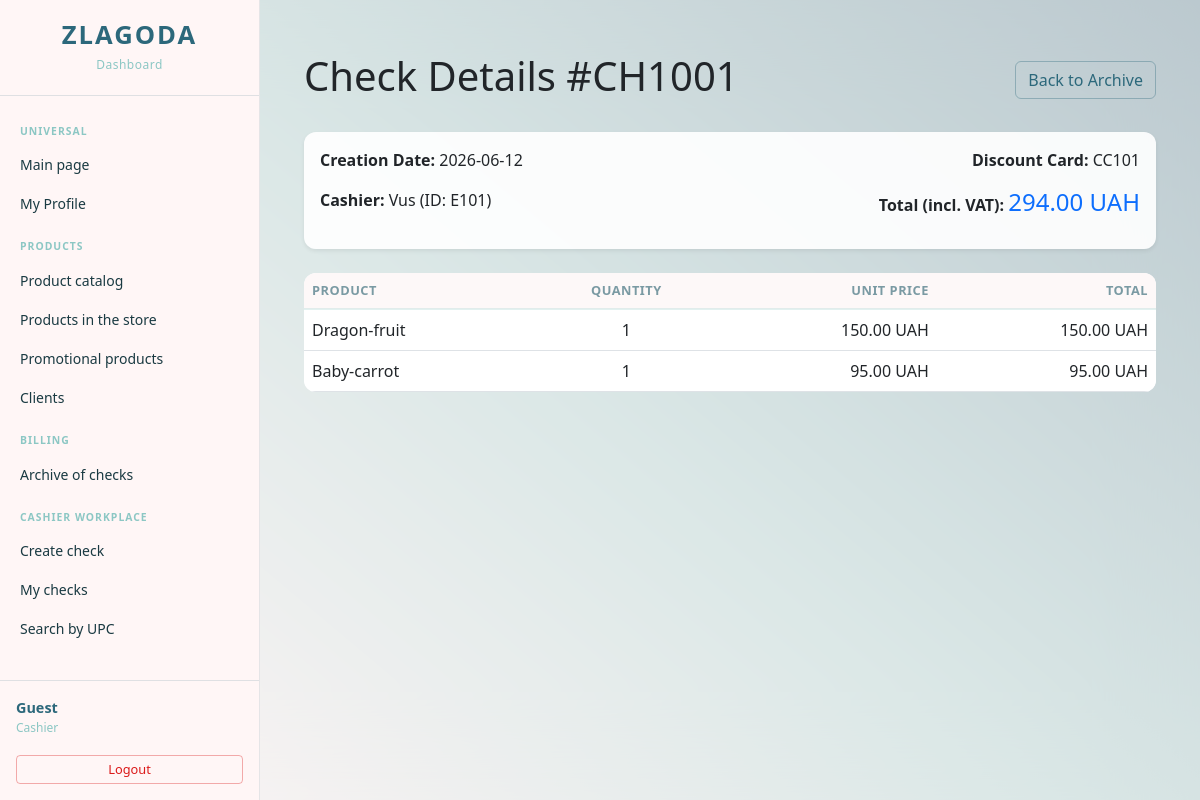
The page /check/CH1001 (signed in) on the database its author committed.
### tables this page shows
CREATE TABLE Check_bill(
        check_number TEXT PRIMARY KEY,
        id_employee TEXT NOT NULL,
        card_number TEXT, 
        print_date TEXT NOT NULL,
        sum_total REAL NOT NULL CHECK(sum_total >= 0),
        vat REAL NOT NULL CHECK(vat >= 0),
        FOREIGN KEY (id_employee) REFERENCES Employee(id_employee)
            ON UPDATE CASCADE ON DELETE NO ACTION,
        FOREIGN KEY (card_number) REFERENCES Customer_Card(card_number)
            ON UPDATE CASCADE ON DELETE NO ACTION
    );

CREATE TABLE Employee(
        id_employee TEXT PRIMARY KEY,
        empl_surname TEXT NOT NULL,
        empl_name TEXT NOT NULL,
        empl_patronymic TEXT,
        empl_role TEXT NOT NULL, 
        salary REAL NOT NULL CHECK(salary >= 0),
        date_of_birth TEXT NOT NULL,
        date_of_start TEXT NOT NULL,
        phone_number TEXT NOT NULL CHECK(length(phone_number) <= 13),
        city TEXT NOT NULL,
        street TEXT NOT NULL,
        zip_code TEXT NOT NULL,
        password_hash TEXT NOT NULL
    );

CREATE TABLE Sale(
        UPC TEXT NOT NULL,
        check_number TEXT NOT NULL,
        product_number INTEGER NOT NULL CHECK(product_number > 0),
        selling_price REAL NOT NULL CHECK(selling_price >= 0),
        PRIMARY KEY (UPC, check_number), 
        FOREIGN KEY (UPC) REFERENCES Store_Product(UPC)
            ON UPDATE CASCADE ON DELETE NO ACTION,
        FOREIGN KEY (check_number) REFERENCES Check_bill(check_number)
            ON UPDATE CASCADE ON DELETE CASCADE
    );

CREATE TABLE Product(
        id_product INTEGER PRIMARY KEY,
        category_number INTEGER NOT NULL,
        product_name TEXT NOT NULL, 
        characteristics TEXT,
        FOREIGN KEY (category_number) REFERENCES Category(category_number)
            ON UPDATE CASCADE ON DELETE NO ACTION
    );

### backend/check.py (the view)
@check_bp.route('/<check_number>')
@login_required
def view_check(check_number):
    conn = get_db_connection()
    check = conn.execute('''
        SELECT cb.*, e.empl_surname
        FROM Check_bill cb
        JOIN Employee e ON cb.id_employee = e.id_employee
        WHERE cb.check_number = ?
    ''', (check_number,)).fetchone()
    items = conn.execute('''
        SELECT s.*, p.product_name, sp.selling_price
        FROM Sale s
        JOIN Store_Product sp ON s.UPC = sp.UPC
        JOIN Product p ON sp.id_product = p.id_product
        WHERE s.check_number = ?
    ''', (check_number,)).fetchall()
    conn.close()
    if not check:
        flash("Чек не знайдено!", "danger")
        return redirect(url_for('check.list_checks'))
    if session.get('role') == 'Cashier' and check['id_employee'] != session['user_id']:
        flash("You don't have access to this check!", "danger")
        return redirect(url_for('check.list_checks'))
    return render_template('check/view_check.html', check=check, items=items)

### app.py (called while the page is built)
@app.context_processor
def inject_today():
    return {'today': date.today().strftime('%Y-%m-%d')}

### backend/initdb.py (called while the page is built)
def get_db_connection():
    conn = sqlite3.connect(DB_PATH)
    conn.row_factory = sqlite3.Row
    conn.execute("PRAGMA foreign_keys = ON;")
    return conn

### templates/check/view_check.html (shortened to what this page needs)
{% extends 'base.html' %}
{% block content %}
<div class="container mt-4">
    <div class="d-flex justify-content-between align-items-center mb-4">
        <h1>Check Details #{{ check.check_number }}</h1>
        <a href="{{ url_for('check.list_checks') }}" class="btn btn-outline-secondary">
            Back to Archive
        </a>
    </div>
    <div class="card shadow-sm mb-4">
        <div class="card-body">
            <div class="row">
                <div class="col-md-6">
                    <p><strong>Creation Date:</strong> {{ check.print_date }}</p>
                    <p><strong>Cashier:</strong> {{ check.empl_surname }} (ID: {{ check.id_employee }})</p>
                </div>
                <div class="col-md-6 text-md-end">
                    <p><strong>Discount Card:</strong> {{ check.card_number or 'No card' }}</p>
                    <p><strong>Total (incl. VAT):</strong> <span class="h4 text-primary">{{ "%.2f"|format(check.sum_total) }} UAH</span></p>
                </div>
            </div>
        </div>
    </div>
    <table class="table table-hover">
        <thead class="table-light">
            <tr>
                <th>Product</th>
                <th class="text-center">Quantity</th>
                <th class="text-end">Unit Price</th>
                <th class="text-end">Total</th>
            </tr>
        </thead>
        <tbody>
            {% for item in items %}
            <tr>
                <td>{{ item.product_name }}</td>
                <td class="text-center">{{ item.product_number }}</td>
                <td class="text-end">{{ "%.2f"|format(item.selling_price) }} UAH</td>
                <td class="text-end">{{ "%.2f"|format(item.product_number * item.selling_price) }} UAH</td>
            </tr>
            {% endfor %}
        </tbody>
    </table>
</div>
{% endblock %}

### static/css/main.css (style rules this page uses)
:root { --sidebar-bg: #FFF6F6; --sidebar-hover: rgba(140, 199, 196, 0.18); --sidebar-text: #1a3a42; --logo-color: #2C687B; --button-bg: #2C687B; --button-hover: #1e4f5e; --accent: #DB1A1A; --teal-light: #8CC7C4; --cream: #FFF6F6; }
body { display: flex; min-height: 100vh; background: linear-gradient(220deg, #2C687B 0%, #8CC7C4 50%, #FFF6F6 100%); font-family: 'Segoe UI', sans-serif; position: relative; }
body::after { content: ""; position: fixed; top: 0; left: 0; width: 100%; height: 100%; backdrop-filter: blur(45px); -webkit-backdrop-filter: blur(45px); background-color: rgba(255, 246, 246, 0.68); z-index: 0; pointer-events: none; }
.table { background: white; border-radius: 12px; overflow: hidden; }
.table thead th { background-color: #fdf8f8; font-weight: 600; font-size: 0.8rem; text-transform: uppercase; letter-spacing: 0.5px; color: #7a9aa3; border-bottom: 2px solid rgba(140, 199, 196, 0.25); }
.card { border: none; border-radius: 12px; box-shadow: 0 4px 15px rgba(44, 104, 123, 0.07); background: rgba(255, 255, 255, 0.9); }
.btn-outline-secondary { color: #2C687B; border-color: rgba(44, 104, 123, 0.35); background: transparent; }

### rows shown on the page
Check_bill: check_number "CH1001", print_date "2026-06-12", id_employee "E101", card_number "CC101", sum_total "294.00"
Employee: empl_surname "Vus"
Sale: product_name "Dragon-fruit", product_number "1", selling_price "150.00", item.product_number*item.selling_price "150.00"
Sale: product_name "Baby-carrot", product_number "1", selling_price "95.00", item.product_number*item.selling_price "95.00"

### other values the page prints
{{ session.get('user_name', 'Guest') }} "Guest"
